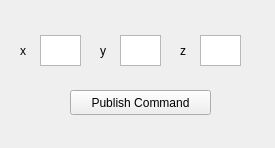
<?xml version="1.0" encoding="UTF-8"?>
<ui version="4.0">
 <class>Form</class>
 <widget class="QWidget" name="Form">
  <property name="geometry">
   <rect>
    <x>0</x>
    <y>0</y>
    <width>275</width>
    <height>148</height>
   </rect>
  </property>
  <property name="windowTitle">
   <string>Form</string>
  </property>
  <widget class="QTextEdit" name="textEdit_x">
   <property name="geometry">
    <rect>
     <x>40</x>
     <y>35</y>
     <width>41</width>
     <height>31</height>
    </rect>
   </property>
  </widget>
  <widget class="QLabel" name="label">
   <property name="geometry">
    <rect>
     <x>20</x>
     <y>40</y>
     <width>41</width>
     <height>21</height>
    </rect>
   </property>
   <property name="text">
    <string>x</string>
   </property>
  </widget>
  <widget class="QTextEdit" name="textEdit_y">
   <property name="geometry">
    <rect>
     <x>120</x>
     <y>35</y>
     <width>41</width>
     <height>31</height>
    </rect>
   </property>
  </widget>
  <widget class="QLabel" name="label_2">
   <property name="geometry">
    <rect>
     <x>100</x>
     <y>40</y>
     <width>41</width>
     <height>21</height>
    </rect>
   </property>
   <property name="text">
    <string>y</string>
   </property>
  </widget>
  <widget class="QTextEdit" name="textEdit_z">
   <property name="geometry">
    <rect>
     <x>200</x>
     <y>35</y>
     <width>41</width>
     <height>31</height>
    </rect>
   </property>
  </widget>
  <widget class="QLabel" name="label_3">
   <property name="geometry">
    <rect>
     <x>180</x>
     <y>40</y>
     <width>41</width>
     <height>21</height>
    </rect>
   </property>
   <property name="text">
    <string>z</string>
   </property>
  </widget>
  <widget class="QPushButton" name="pushButton_command">
   <property name="geometry">
    <rect>
     <x>70</x>
     <y>90</y>
     <width>141</width>
     <height>25</height>
    </rect>
   </property>
   <property name="text">
    <string>Publish Command</string>
   </property>
  </widget>
 </widget>
 <resources/>
 <connections/>
</ui>
